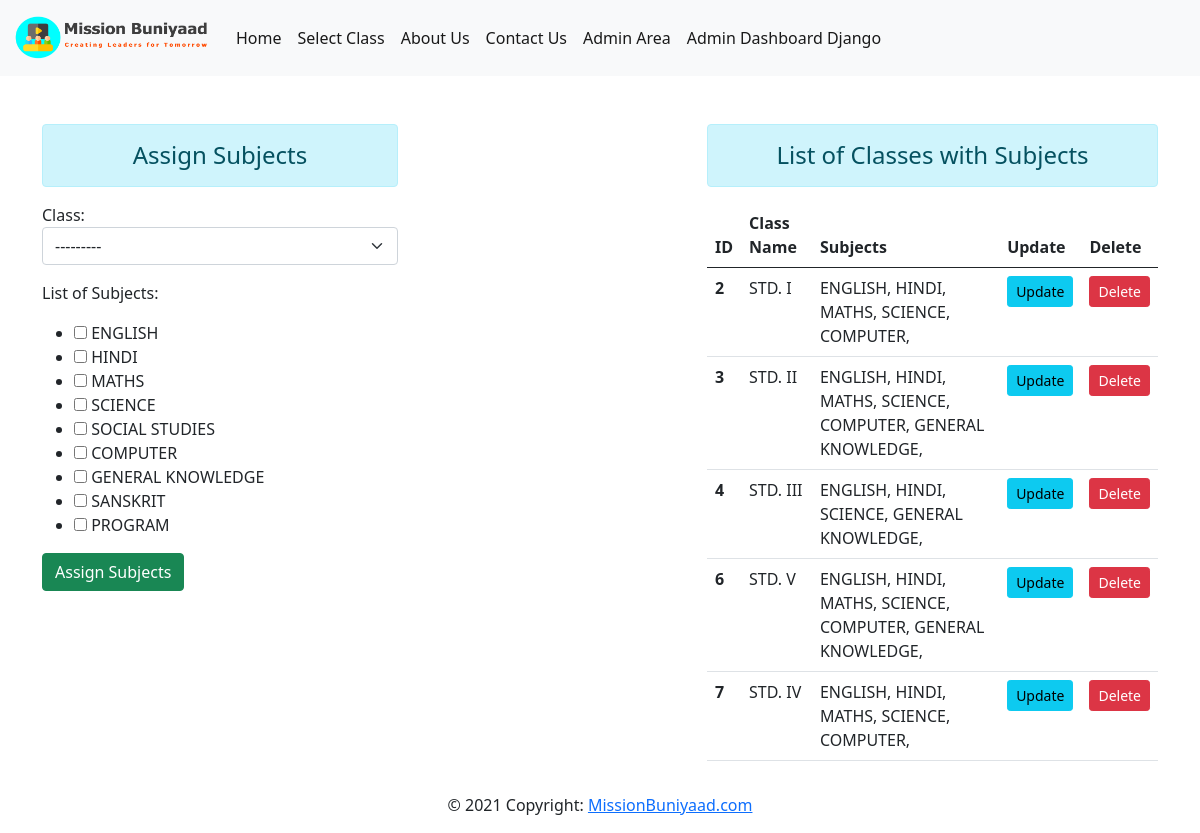
The page /assignsubject on the database as committed earlier.
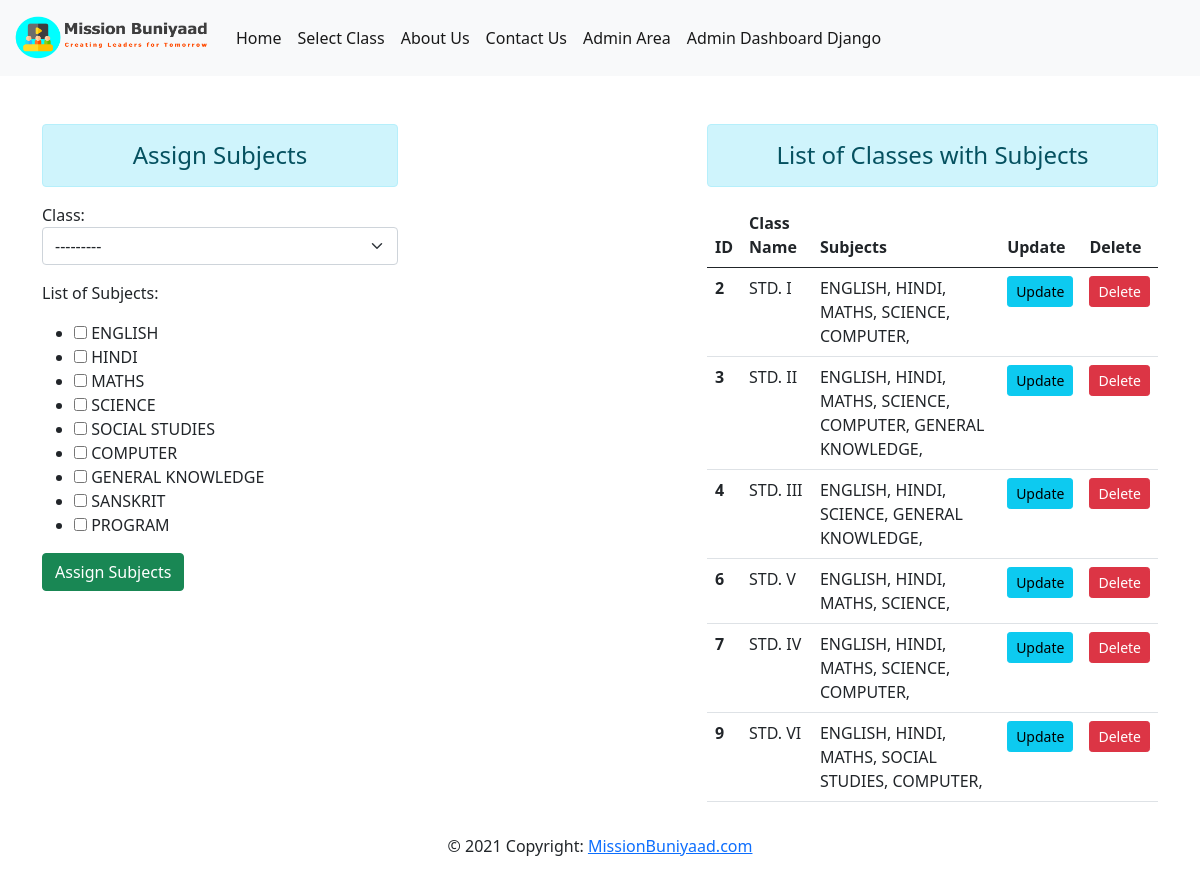
The same page on the database as committed later.
### home/models.py (models this page shows)
class AssignSubject(models.Model):
    classname = models.ForeignKey(Standard,verbose_name='Class',on_delete=models.CASCADE)
    subjectname = models.ManyToManyField(Subject,verbose_name=' List of Subjects')

class Standard(models.Model):
    name = models.CharField(max_length=20)
    def __str__(self):
        return self.name

class Subject(models.Model):
    name = models.CharField(max_length=20)
    def __str__(self):
        return self.name

### home/views.py (the view)
# urls.py: path('assignsubject',views.assignSubject, name="assignsubject"),
def assignSubject(request):
    form = AssignSubjectForm()
    if request.method=='POST':
        form = AssignSubjectForm(request.POST)
        if form.is_valid:
            form.save()
        form = AssignSubjectForm()
    std = AssignSubject.objects.all()
    context = {'form':form, 'std':std}
    return render(request, 'assignsubject.html', context)

### home/forms.py
class AssignSubjectForm(forms.ModelForm):
    class Meta:
        model = AssignSubject
        fields = '__all__'
        widgets = {
            'classname' : forms.Select(attrs={'class':'form-select'}),
            'subjectname' : forms.CheckboxSelectMultiple(attrs={'class':'form-check-label'})
            }

### home/templates/assignsubject.html (shortened to what this page needs)
{% extends 'base.html' %}
{% block content%}
    <div class="row">
       <div class="col-sm-4">
        <h4 class="text-center alert alert-info">Assign Subjects</h4>
        <form action="" method="POST">
            {{form.as_p}}
            <input type="submit" class = "btn btn-success" value="Assign Subjects">
        </form>
       </div>
    <div class="col-sm-5 offset-3">
            <h4 class="text-center alert alert-info">List of Classes with Subjects</h4>
            <table class="table table-hover">
                <thead>
                    <tr>
                    <th scope="col">ID</th>
                    <th scope="col">Class Name</th>
                    <th scope="col">Subjects</th>
                    <th scope="col">Update</th>
                    <th scope="col">Delete</th>
                    </tr>
                </thead>
                <tbody>
                    {% for st in std %}
                        <tr>
                        <th scope="row">{{st.id}}</th>
                        <td>{{st.classname}}</td>
                        <td>
                            {% for s in st.subjectname.all %}
                                {{s}},
                            {% endfor %}
                        </td>
                        <td> <a href="{% url 'updateassignsubject' st.id %}" class="btn btn-info btn-sm">Update</a> </td>
                        <td> <a href="{% url 'deleteassignsubject' st.id %}" class="btn btn-danger btn-sm">Delete</a> </td>
                        </tr>
                    {% endfor %}
                </tbody>
            </table>
        </div>
{% endblock %}

### home/templates/base.html (shortened to what this page needs)
<!DOCTYPE html>
<html lang="en">
<head>
    <link rel="stylesheet" href="/static/css/bootstrap.css">
    <link rel="stylesheet" href="/static/css/bootstrap.css">
    <link rel="stylesheet" href="/static/css/sidebars.css">
</head>
<body>
<nav class="navbar navbar-expand-lg navbar-light bg-light">
  <div class="container-fluid">
    <a class="navbar-brand" href="/">
      <img src="/static/logos/headerlogo.png" alt="" width="200" height="50">
    </a>
    <div class="collapse navbar-collapse" id="navbarNav">
      <ul class="navbar-nav">
        <li class="nav-item">
          <a class="nav-link active" href="/">Home</a>
        </li>
        <li class="nav-item">
          <a class="nav-link active" href="{% url 'selectclass' %}">Select Class</a>
        </li>
        <li class="nav-item">
          <a class="nav-link active" href="#">About Us</a>
        </li>
        <li class="nav-item">
          <a class="nav-link active" href="#">Contact Us</a>
        </li>
        <li class="nav-item">
          <a class="nav-link active" href="/">Admin Area</a>
        </li>
        <li class="nav-item">
          <a class="nav-link active" href="/admin">Admin Dashboard Django</a>
        </li>
      </ul>
    </div>
  </div>
</nav>
 <div class="container mt-5">
     {% block content%}
     {% endblock content%}
 </div>
  <div class="footer-copyright text-center py-3">© 2021 Copyright:
    <a href="https://missionbuniyaad.com/"> MissionBuniyaad.com</a>
  </div>
</body>
</html>

### home/static/css/sidebars.css (style rules this page uses)
body { min-height: 100vh; min-height: -webkit-fill-available; }
html { height: -webkit-fill-available; }

Rows that differ between the two databases and show on the page:
changed AssignSubject "STD. V": loses Subject (name "COMPUTER"); loses Subject (name "GENERAL KNOWLEDGE")
added AssignSubject: id "9", classname "STD. VI", Subject (name "ENGLISH"), Subject (name "HINDI"), Subject (name "MATHS"), Subject (name "COMPUTER")
now on this page (row unchanged): Subject: name "SOCIAL STUDIES", shown under "9"
